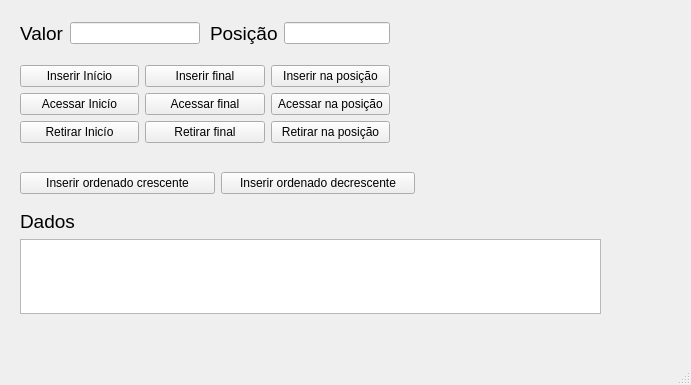
<?xml version="1.0" encoding="UTF-8"?>
<ui version="4.0">
 <class>MainWindow</class>
 <widget class="QMainWindow" name="MainWindow">
  <property name="geometry">
   <rect>
    <x>0</x>
    <y>0</y>
    <width>691</width>
    <height>385</height>
   </rect>
  </property>
  <property name="windowTitle">
   <string>Sistema LLDE</string>
  </property>
  <widget class="QWidget" name="centralwidget">
   <widget class="QWidget" name="layoutWidget_2">
    <property name="geometry">
     <rect>
      <x>210</x>
      <y>20</y>
      <width>180</width>
      <height>28</height>
     </rect>
    </property>
    <layout class="QGridLayout" name="gridLayout_7">
     <item row="0" column="0">
      <widget class="QLabel" name="label_5">
       <property name="enabled">
        <bool>true</bool>
       </property>
       <property name="text">
        <string>&lt;html&gt;&lt;head/&gt;&lt;body&gt;&lt;p&gt;&lt;span style=&quot; font-size:14pt;&quot;&gt;Posição&lt;/span&gt;&lt;/p&gt;&lt;/body&gt;&lt;/html&gt;</string>
       </property>
      </widget>
     </item>
     <item row="0" column="1">
      <widget class="QLineEdit" name="lineEditPosicao">
       <property name="enabled">
        <bool>true</bool>
       </property>
      </widget>
     </item>
    </layout>
   </widget>
   <widget class="QWidget" name="layoutWidget">
    <property name="geometry">
     <rect>
      <x>20</x>
      <y>60</y>
      <width>370</width>
      <height>88</height>
     </rect>
    </property>
    <layout class="QGridLayout" name="gridLayout_6">
     <item row="0" column="0">
      <layout class="QGridLayout" name="gridLayout_3">
       <item row="0" column="0">
        <widget class="QPushButton" name="pushButtonInserirInicio">
         <property name="text">
          <string>Inserir Início</string>
         </property>
        </widget>
       </item>
       <item row="1" column="0">
        <widget class="QPushButton" name="pushButtonAcessarInicio">
         <property name="text">
          <string>Acessar Inicío</string>
         </property>
        </widget>
       </item>
       <item row="2" column="0">
        <widget class="QPushButton" name="pushButtonRetirarInicio">
         <property name="text">
          <string>Retirar Inicío</string>
         </property>
        </widget>
       </item>
      </layout>
     </item>
     <item row="0" column="1">
      <layout class="QGridLayout" name="gridLayout_4">
       <item row="0" column="0">
        <widget class="QPushButton" name="pushButtonInserirFinal">
         <property name="enabled">
          <bool>true</bool>
         </property>
         <property name="text">
          <string>Inserir final</string>
         </property>
        </widget>
       </item>
       <item row="1" column="0">
        <widget class="QPushButton" name="pushButtonAcessarFinal">
         <property name="enabled">
          <bool>true</bool>
         </property>
         <property name="text">
          <string>Acessar final</string>
         </property>
        </widget>
       </item>
       <item row="2" column="0">
        <widget class="QPushButton" name="pushButtonRetirarFinal">
         <property name="enabled">
          <bool>true</bool>
         </property>
         <property name="text">
          <string>Retirar final</string>
         </property>
        </widget>
       </item>
      </layout>
     </item>
     <item row="0" column="2">
      <layout class="QGridLayout" name="gridLayout_5">
       <item row="3" column="0">
        <widget class="QPushButton" name="pushButtonRetirarPosi">
         <property name="enabled">
          <bool>true</bool>
         </property>
         <property name="text">
          <string>Retirar na posição</string>
         </property>
        </widget>
       </item>
       <item row="2" column="0">
        <widget class="QPushButton" name="pushButtonAcessarPosi">
         <property name="enabled">
          <bool>true</bool>
         </property>
         <property name="text">
          <string>Acessar na posição</string>
         </property>
        </widget>
       </item>
       <item row="1" column="0">
        <widget class="QPushButton" name="pushButtonInserirPosi">
         <property name="enabled">
          <bool>true</bool>
         </property>
         <property name="text">
          <string>Inserir na posição</string>
         </property>
        </widget>
       </item>
      </layout>
     </item>
    </layout>
   </widget>
   <widget class="QWidget" name="layoutWidget_3">
    <property name="geometry">
     <rect>
      <x>20</x>
      <y>170</y>
      <width>395</width>
      <height>26</height>
     </rect>
    </property>
    <layout class="QGridLayout" name="gridLayout_8">
     <item row="0" column="1">
      <widget class="QPushButton" name="pushButtonInserirDescres">
       <property name="enabled">
        <bool>true</bool>
       </property>
       <property name="text">
        <string>Inserir ordenado decrescente</string>
       </property>
      </widget>
     </item>
     <item row="0" column="0">
      <widget class="QPushButton" name="pushButtonInserirCresc">
       <property name="enabled">
        <bool>true</bool>
       </property>
       <property name="text">
        <string>Inserir ordenado crescente</string>
       </property>
      </widget>
     </item>
    </layout>
   </widget>
   <widget class="QWidget" name="layoutWidget_4">
    <property name="geometry">
     <rect>
      <x>20</x>
      <y>20</y>
      <width>180</width>
      <height>28</height>
     </rect>
    </property>
    <layout class="QGridLayout" name="gridLayout">
     <item row="0" column="0">
      <widget class="QLabel" name="label">
       <property name="text">
        <string>&lt;html&gt;&lt;head/&gt;&lt;body&gt;&lt;p&gt;&lt;span style=&quot; font-size:14pt;&quot;&gt;Valor&lt;/span&gt;&lt;/p&gt;&lt;/body&gt;&lt;/html&gt;</string>
       </property>
      </widget>
     </item>
     <item row="0" column="1">
      <widget class="QLineEdit" name="lineEditValor"/>
     </item>
    </layout>
   </widget>
   <widget class="QWidget" name="layoutWidget_5">
    <property name="geometry">
     <rect>
      <x>20</x>
      <y>210</y>
      <width>581</width>
      <height>104</height>
     </rect>
    </property>
    <layout class="QGridLayout" name="gridLayout_2">
     <item row="0" column="0">
      <widget class="QLabel" name="label_2">
       <property name="text">
        <string>&lt;html&gt;&lt;head/&gt;&lt;body&gt;&lt;p&gt;&lt;span style=&quot; font-size:14pt;&quot;&gt;Dados&lt;/span&gt;&lt;/p&gt;&lt;/body&gt;&lt;/html&gt;</string>
       </property>
      </widget>
     </item>
     <item row="1" column="0">
      <widget class="QTextEdit" name="textEditDados">
       <property name="readOnly">
        <bool>true</bool>
       </property>
      </widget>
     </item>
    </layout>
   </widget>
  </widget>
  <widget class="QMenuBar" name="menubar">
   <property name="geometry">
    <rect>
     <x>0</x>
     <y>0</y>
     <width>691</width>
     <height>21</height>
    </rect>
   </property>
  </widget>
  <widget class="QStatusBar" name="statusbar"/>
 </widget>
 <resources/>
 <connections/>
</ui>
